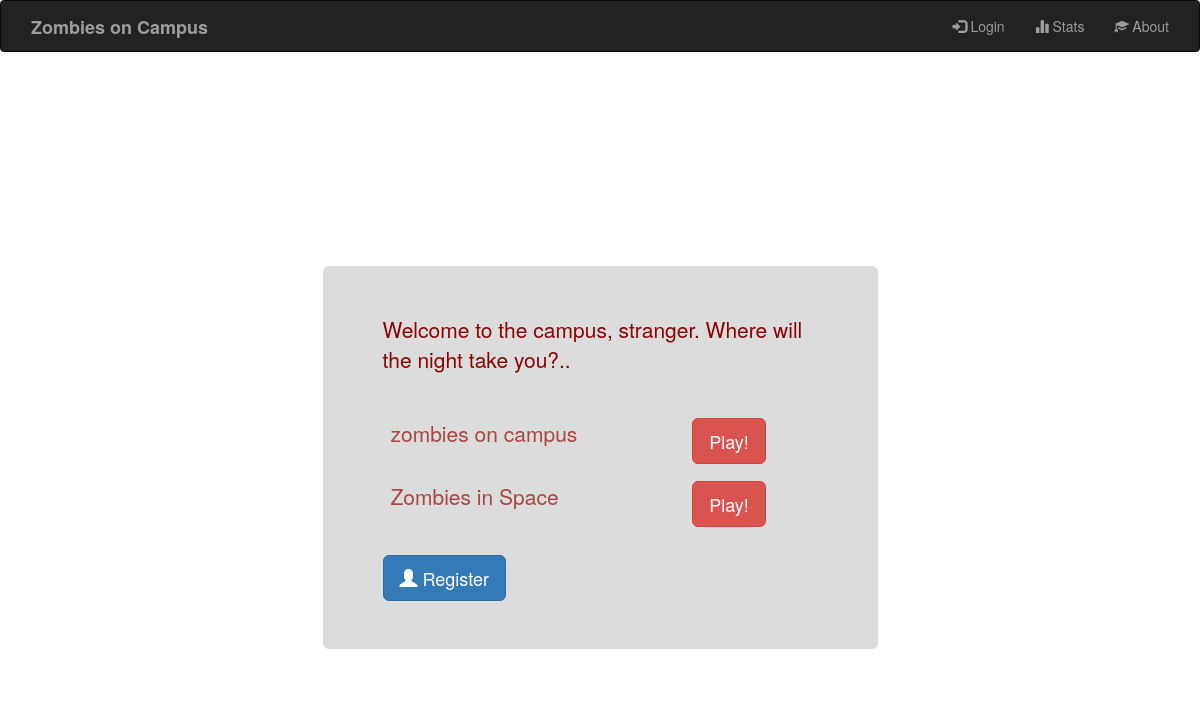
Page /zombies/ on the earlier database version.
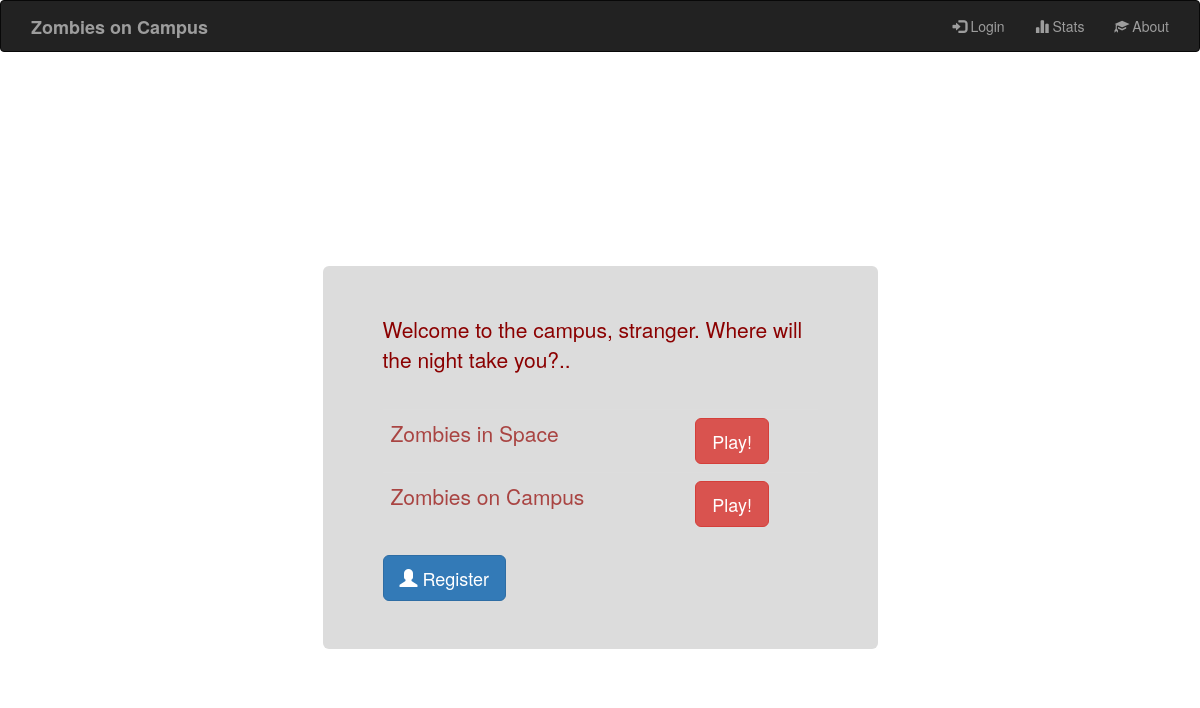
Same page on the later database version.
### zombies/models.py (models this page shows, shortened)
class Story(models.Model):
    name = models.CharField(max_length=100, unique=True)
    description = models.CharField(max_length=1000)
    visits = models.IntegerField(default=0)
    class Meta:
        verbose_name_plural = "Stories"

### zombies/views.py (the view)
def index(request):
    story_list = Story.objects.order_by('id')
    context_dict = {'stories': story_list}
    return render(request, 'zombies/index.html', context_dict)

### templates/zombies/index.html (shortened to what this page needs)
{% extends 'base.html' %}
{% load staticfiles %}
{% block body %}
    {% if user.is_authenticated %}
        <p><span class="welcome_font">Welcome back to the campus, {{ user.username }}. <br />Where will the night take you..?</span></p>
    {% else %}
        <p><span class="welcome_font">Welcome to the campus, stranger. Where will the night take you?..</span></p>
    {% endif %}
    <br/>
    <table class="table table-hover">
        <tbody>
        {% if stories %}
            {% for story in stories %}
                <tr>
                    <td>
                        <p class="text-justify text-danger">{{ story.name }} </p>
                    </td>
                    <td>
                        <button class="story_start_button btn btn-lg btn-danger" type="button"
                                value="{% url 'story-point' story.id 1 %}">Play!
                        </button>
                    </td>
                </tr>
            {% endfor %}
            </tbody>
            </table>
        {% else %}
            <strong>There are no stories present.</strong>
        {% endif %}
    {% if not user.is_authenticated %}
        <a href="/accounts/register/" class="btn btn-lg btn-primary" role="button"><span
                class="glyphicon glyphicon-user"></span> Register</a>
    {% endif %}
{% endblock %}

### templates/base.html (shortened to what this page needs)
<!DOCTYPE html>
{% load staticfiles %}
<html lang="en">
<head>
    <link href="{% static "bootstrap/css/bootstrap.min.css" %}" rel="stylesheet">
    <link href="{% static "css/page.css" %}" rel="stylesheet">
</head>
<body>
<nav class="navbar navbar-inverse">
    <div class="container-fluid">
        <div id="navbar" class="navbar-collapse collapse">
            <div class="navbar-header">
                <a class="navbar-brand" href="{% url 'home' %}"><strong>Zombies on Campus</strong></a>
            </div>
            <ul class="nav navbar-nav  navbar-right">
                {% if not user.is_authenticated %}
                    <li><a href="{% url 'auth_login' %}"><span class="glyphicon glyphicon-log-in"></span> Login</a></li>
                {% endif %}
                <li><a href="{% url 'statistics' %}"><span class="glyphicon glyphicon-stats"></span> Stats</a></li>
                <li><a href="{% url 'about' %}"><span class="glyphicon glyphicon-education"></span> About</a></li>
            </ul>
        </div>
    </div>
</nav>
 {% block profile %}
<div class="container">
    <div class="row">
        <div class="col-sm-3"></div>
        <div class="col-sm-6">
            <div id="holder" class="jumbotron">
                <div id="main_content">
                    {% block body %}{% endblock %}
                </div>
            </div>
            <div class="col-sm-3"></div>
        </div>
    </div>
</div>
{% endblock %}
</body>
</html>

### static/css/page.css (style rules this page uses)
body { background-color: #164e82; background: url("/static/images/uog.png") no-repeat center center fixed; -webkit-background-size: cover; -moz-background-size: cover; background-size: cover; -o-background-size: cover; }
#holder { margin-top: 35%; background-color: rgba(220, 220, 220, 1.0); }
.welcome_font { color: darkred; }

Differences in the rows shown:
removed Story: name "zombies on campus"
added Story: name "Zombies on Campus"
